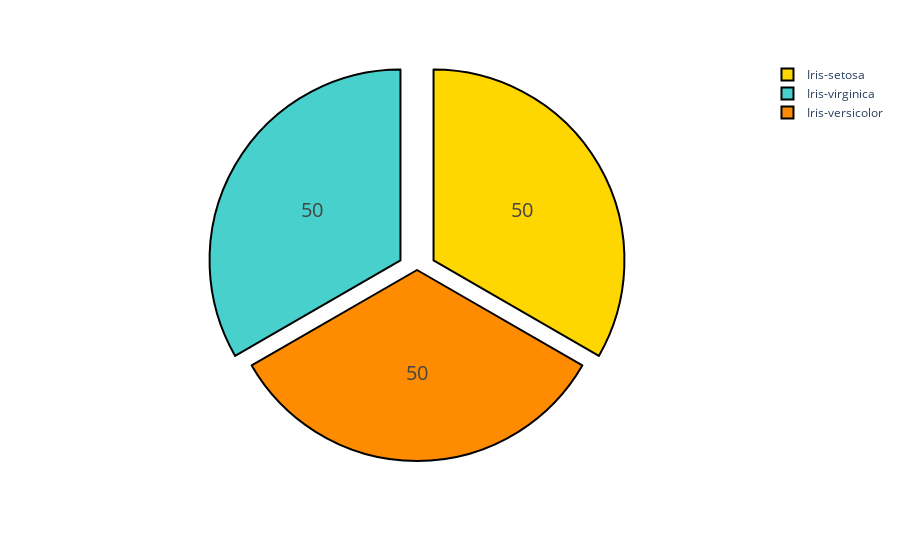

The cell this chart's notebook holds for it:
### Markdown cell above
# Analysing the dataset: EDA

### Code cell
colors = ['gold', 'mediumturquoise', 'darkorange', 'lightgreen']
fig = px.pie(df, values=df['Species'].value_counts(), names=['Iris-setosa', 'Iris-virginica', 'Iris-versicolor'])
fig.update_traces(pull=[0.1, 0.1, 0.0], hoverinfo='label+percent', textinfo='value', textfont_size=20,
                  marker=dict(colors=colors, line=dict(color='#000000', width=2)))
fig.show()

### Figure 1 — Plotly figure (JSON) as saved in the notebook; plotly's stock layout.template omitted (floating-point values rounded to 4 significant figures)
{"data": [{"domain": {"x": [0, 1], "y": [0, 1]}, "hoverinfo": "label+percent", "hovertemplate": "label=%{label}<br>value=%{value}<extra></extra>", "labels": ["Iris-setosa", "Iris-virginica", "Iris-versicolor"], "legendgroup": "", "marker": {"colors": ["gold", "mediumturquoise", "darkorange", "lightgreen"], "line": {"color": "#000000", "width": 2}}, "name": "", "pull": [0.1, 0.1, 0], "showlegend": true, "textfont": {"size": 20}, "textinfo": "value", "type": "pie", "values": [50, 50, 50]}], "layout": {"legend": {"tracegroupgap": 0}, "margin": {"t": 60}}}
